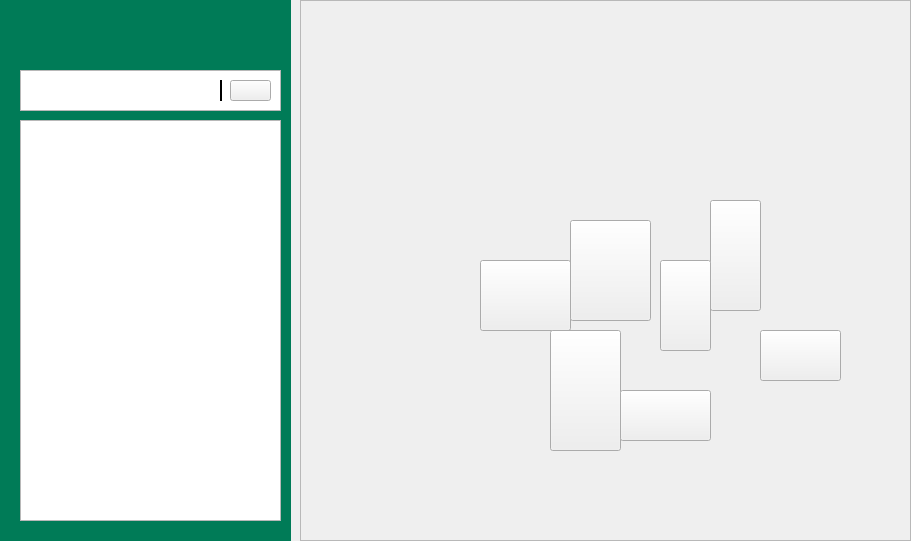
   <widget class="QStackedWidget" name="main_wid">
    <property name="geometry">
     <rect>
      <x>-10</x>
      <y>110</y>
      <width>911</width>
      <height>541</height>
     </rect>
    </property>
    <widget class="QWidget" name="stackedWidgetPage1">
     <widget class="QWidget" name="gridLayoutWidget_2">
      <property name="geometry">
       <rect>
        <x>300</x>
        <y>0</y>
        <width>611</width>
        <height>541</height>
       </rect>
      </property>
      <layout class="QGridLayout" name="gridLayout_2">
       <item row="0" column="0">
        <widget class="QFrame" name="frame_4">
         <property name="styleSheet">
          <string notr="true"/>
         </property>
         <property name="frameShape">
          <enum>QFrame::StyledPanel</enum>
         </property>
         <property name="frameShadow">
          <enum>QFrame::Raised</enum>
         </property>
         <widget class="QPushButton" name="tuesBtn">
          <property name="geometry">
           <rect>
            <x>270</x>
            <y>220</y>
            <width>81</width>
            <height>101</height>
           </rect>
          </property>
          <property name="cursor">
           <cursorShape>PointingHandCursor</cursorShape>
          </property>
          <property name="styleSheet">
           <string notr="true">QPushButton{
border-image: url(:/menu/images/星期二.png);
}
QPushButton:hover{
border-image: url(:/menu/images/星期二被选中.png);
}

QPushButton:pressed{border-image: url(:/menu/images/星期二.png);}</string>
          </property>
          <property name="text">
           <string/>
          </property>
         </widget>
         <widget class="QLabel" name="label_3">
          <property name="geometry">
           <rect>
            <x>0</x>
            <y>0</y>
            <width>621</width>
            <height>541</height>
           </rect>
          </property>
          <property name="styleSheet">
           <string notr="true">border-image: url(:/menu/images/大象.png);</string>
          </property>
          <property name="text">
           <string/>
          </property>
         </widget>
         <widget class="QPushButton" name="monBtn">
          <property name="geometry">
           <rect>
            <x>180</x>
            <y>260</y>
            <width>91</width>
            <height>71</height>
           </rect>
          </property>
          <property name="styleSheet">
           <string notr="true">QPushButton{border-image: url(:/menu/images/星期一.png);}
QPushButton:hover{border-image: url(:/menu/images/星期一被选中.png);}

QPushButton:pressed{border-image: url(:/menu/images/星期一.png);}</string>
          </property>
          <property name="text">
           <string/>
          </property>
         </widget>
         <widget class="QPushButton" name="thurBtn">
          <property name="geometry">
           <rect>
            <x>410</x>
            <y>200</y>
            <width>51</width>
            <height>111</height>
           </rect>
          </property>
          <property name="styleSheet">
           <string notr="true">QPushButton{border-image: url(:/menu/images/星期四.png);}
QPushButton:hover{
border-image: url(:/menu/images/星期四被选中.png);
}
QPushButton:pressed{border-image: url(:/menu/images/星期四.png);}</string>
          </property>
          <property name="text">
           <string/>
          </property>
         </widget>
         <widget class="QPushButton" name="friBtn">
          <property name="geometry">
           <rect>
            <x>360</x>
            <y>260</y>
            <width>51</width>
            <height>91</height>
           </rect>
          </property>
          <property name="styleSheet">
           <string notr="true">QPushButton{border-image: url(:/menu/images/星期五.png);}
QPushButton:hover{
border-image: url(:/menu/images/星期五被选中.png);
}
QPushButton:pressed{border-image: url(:/menu/images/星期五.png);}</string>
          </property>
          <property name="text">
           <string/>
          </property>
         </widget>
         <widget class="QPushButton" name="satBtn">
          <property name="geometry">
           <rect>
            <x>460</x>
            <y>330</y>
            <width>81</width>
            <height>51</height>
           </rect>
          </property>
          <property name="styleSheet">
           <string notr="true">QPushButton{border-image: url(:/menu/images/星期六.png);}
QPushButton:hover{
border-image: url(:/menu/images/星期六被选中.png);
}
QPushButton:pressed{border-image: url(:/menu/images/星期六.png);}</string>
          </property>
          <property name="text">
           <string/>
          </property>
         </widget>
         <widget class="QPushButton" name="wenBtn">
          <property name="geometry">
           <rect>
            <x>250</x>
            <y>330</y>
            <width>71</width>
            <height>121</height>
           </rect>
          </property>
          <property name="styleSheet">
           <string notr="true">QPushButton{border-image: url(:/menu/images/星期三.png);}
QPushButton:hover{
border-image: url(:/menu/images/星期三被选中.png);}

QPushButton:pressed{border-image: url(:/menu/images/星期三.png);}</string>
          </property>
          <property name="text">
           <string/>
          </property>
         </widget>
         <widget class="QPushButton" name="sunBtn">
          <property name="geometry">
           <rect>
            <x>320</x>
            <y>390</y>
            <width>91</width>
            <height>51</height>
           </rect>
          </property>
          <property name="styleSheet">
           <string notr="true">QPushButton{border-image: url(:/menu/images/星期日.png);}
QPushButton:hover{
border-image: url(:/menu/images/星期天被选中.png);
}
QPushButton:pressed{border-image: url(:/menu/images/星期日.png);}</string>
          </property>
          <property name="text">
           <string/>
          </property>
         </widget>
         <zorder>label_3</zorder>
         <zorder>monBtn</zorder>
         <zorder>tuesBtn</zorder>
         <zorder>thurBtn</zorder>
         <zorder>friBtn</zorder>
         <zorder>satBtn</zorder>
         <zorder>wenBtn</zorder>
         <zorder>sunBtn</zorder>
        </widget>
       </item>
      </layout>
     </widget>
     <widget class="QWidget" name="verticalLayoutWidget_2">
      <property name="geometry">
       <rect>
        <x>0</x>
        <y>0</y>
        <width>291</width>
        <height>541</height>
       </rect>
      </property>
      <layout class="QVBoxLayout" name="verticalLayout_2">
       <item>
        <widget class="QFrame" name="frame_7">
         <property name="styleSheet">
          <string notr="true"/>
         </property>
         <property name="frameShape">
          <enum>QFrame::Box</enum>
         </property>
         <property name="frameShadow">
          <enum>QFrame::Raised</enum>
         </property>
         <widget class="QLabel" name="label_30">
          <property name="geometry">
           <rect>
            <x>0</x>
            <y>0</y>
            <width>291</width>
            <height>541</height>
           </rect>
          </property>
          <property name="styleSheet">
           <string notr="true">border-image: url(:/menu/images/背景.png);
background-color: rgb(0, 123, 87);</string>
          </property>
          <property name="text">
           <string/>
          </property>
         </widget>
         <widget class="QTextEdit" name="textEdit">
          <property name="geometry">
           <rect>
            <x>20</x>
            <y>70</y>
            <width>261</width>
            <height>41</height>
           </rect>
          </property>
          <property name="styleSheet">
           <string notr="true">border-image: url(:/menu/images/圆角矩形.png);</string>
          </property>
         </widget>
         <widget class="QLabel" name="label">
          <property name="geometry">
           <rect>
            <x>80</x>
            <y>20</y>
            <width>141</width>
            <height>31</height>
           </rect>
          </property>
          <property name="styleSheet">
           <string notr="true">border-image: url(:/menu/images/每日任务.png);</string>
          </property>
          <property name="text">
           <string/>
          </property>
         </widget>
         <widget class="QPushButton" name="addBtn">
          <property name="geometry">
           <rect>
            <x>230</x>
            <y>80</y>
            <width>41</width>
            <height>21</height>
           </rect>
          </property>
          <property name="styleSheet">
           <string notr="true">QPushButton{
	border-image: url(:/menu/images/添加.png);

}

QPushButton:hover{

	border-image: url(:/menu/images/添加1.png);
}
QPushButton:pressed{
border-image: url(:/menu/images/添加.png);

}</string>
          </property>
          <property name="text">
           <string/>
          </property>
         </widget>
         <widget class="QLabel" name="label_34">
          <property name="geometry">
           <rect>
            <x>220</x>
            <y>80</y>
            <width>71</width>
            <height>21</height>
           </rect>
          </property>
          <property name="styleSheet">
           <string notr="true">border: 2px solid rgb(124, 124, 124);
border-top:0;
border-bottom:none;
border-right:0;
border-color: rgb(0, 0, 0);
</string>
          </property>
          <property name="text">
           <string/>
          </property>
         </widget>
         <widget class="QListWidget" name="listWidget_task">
          <property name="geometry">
           <rect>
            <x>20</x>
            <y>120</y>
            <width>261</width>
            <height>401</height>
           </rect>
          </property>
          <property name="styleSheet">
           <string notr="true"/>
          </property>
         </widget>
         <zorder>label_30</zorder>
         <zorder>textEdit</zorder>
         <zorder>label</zorder>
         <zorder>label_34</zorder>
         <zorder>addBtn</zorder>
         <zorder>listWidget_task</zorder>
        </widget>
       </item>
      </layout>
     </widget>
    </widget>
   </widget>
